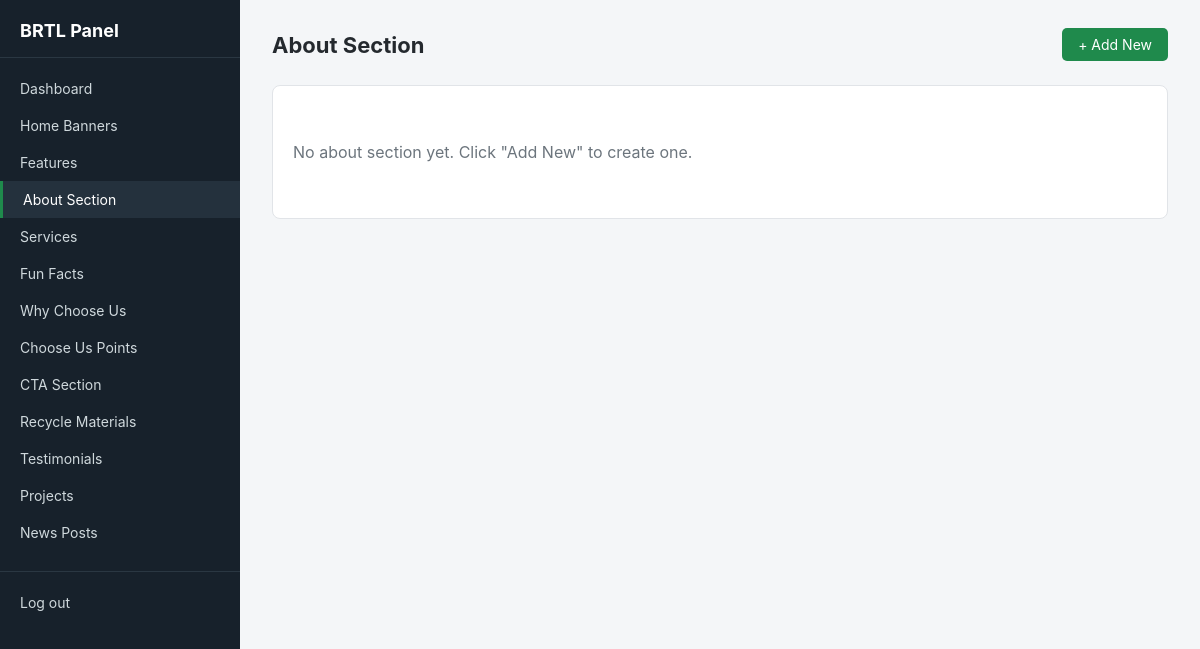
The page /secure/panel/about/ (signed in) on the database as committed earlier.
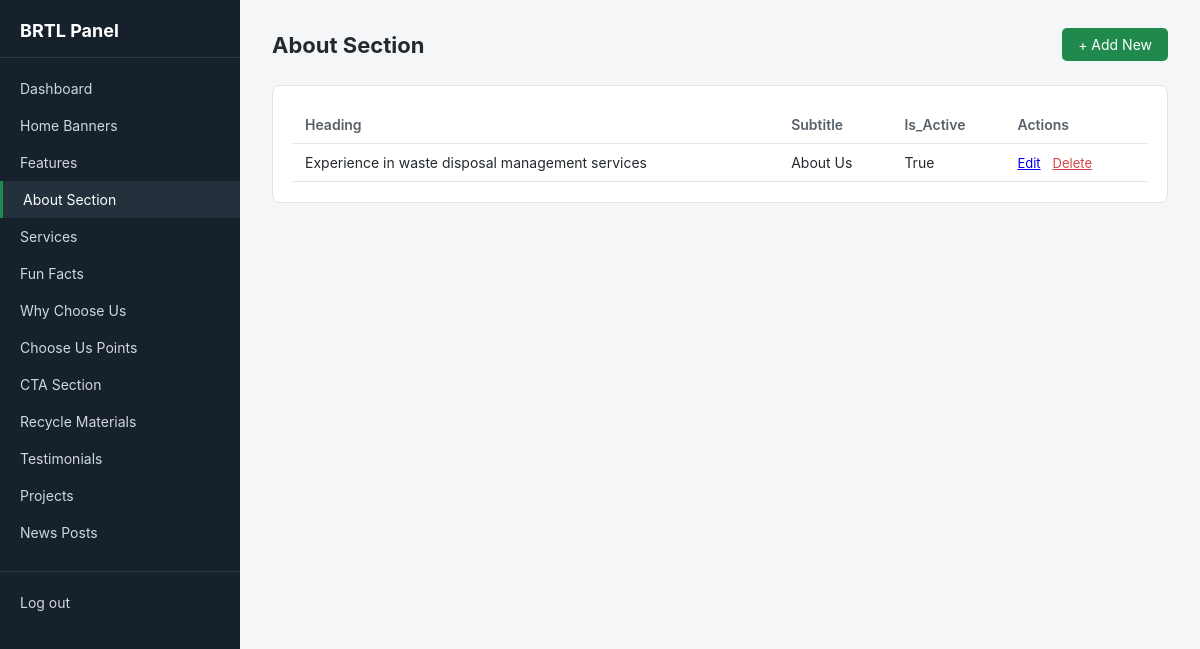
The same page on the database as committed later.
### core/models.py (models this page shows, shortened)
class AboutSection(models.Model):
    subtitle = models.CharField(max_length=100, default='About Us')
    heading = models.CharField(max_length=200)
    description = models.TextField()
    list_item_1 = models.CharField(max_length=100, blank=True)
    list_item_2 = models.CharField(max_length=100, blank=True)
    list_item_3 = models.CharField(max_length=100, blank=True)
    button_text = models.CharField(max_length=50, default='Contact Us')
    button_url = models.CharField(max_length=200, default='/')
    image_1 = models.ImageField(upload_to='about/')
    image_2 = models.ImageField(upload_to='about/')
    image_3 = models.ImageField(upload_to='about/')
    is_active = models.BooleanField(default=True)
    class Meta:
        verbose_name = "About Section"
        verbose_name_plural = "About Section"

### panel/views.py (the view)
# urls.py: path('panel/<str:model_name>/', views.item_list, name='panel_item_list'),
@staff_required
def item_list(request, model_name):
    t = get_template("panel/item_list.html")
    print("Template origin:", t.origin)
    entry = get_registry_entry(model_name)
    Model = entry['model']
    qs = Model.objects.all()
    if hasattr(Model, 'order'):
        qs = qs.order_by('order')
    else:
        qs = qs.order_by('-id')
    return render(request, 'panel/item_list.html', {
        'items': qs,
        'model_name': model_name,
        'label': entry['label'],
        'list_fields': entry['list_fields'],
    })

### panel/context_processors.py (called while the page is built)
def panel_registry(request):
    return {'registry': MODEL_REGISTRY}

### panel/templatetags/panel_extras.py (called while the page is built)
@register.filter
def get_attr(obj, field_name):
    value = getattr(obj, field_name, '')
    if callable(value):
        value = value()
    return value

### panel/views.py (called while the page is built)
def staff_required(view_func):
    @wraps(view_func)
    @login_required(login_url='panel_login')
    def wrapper(request, *args, **kwargs):
        if not request.user.is_staff:
            return redirect('panel_login')
        return view_func(request, *args, **kwargs)
    return wrapper

def get_registry_entry(model_name):
    entry = MODEL_REGISTRY.get(model_name)
    if not entry:
        raise Http404("Unknown model: %s" % model_name)
    return entry

### panel/templates/panel/item_list.html (shortened to what this page needs)
{% extends 'panel/base_panel.html' %}
{% load panel_extras %}
{% block content %}
<div class="topbar">
    <h1>{{ label }}</h1>
    <a href="{% url 'panel_item_create' model_name=model_name %}" class="btn">+ Add New</a>
</div>
<div class="card">
    {% if items %}
    <table>
        <thead>
            <tr>
                {% for field in list_fields %}
                <th>{{ field|title }}</th>
                {% endfor %}
                <th>Actions</th>
            </tr>
        </thead>
        <tbody>
            {% for item in items %}
            <tr>
                {% for field in list_fields %}
                <td>{{ item|get_attr:field }}</td>
                {% endfor %}
                <td class="actions">
                    <a href="{% url 'panel_item_update' model_name=model_name pk=item.pk %}">Edit</a>
                    <a href="{% url 'panel_item_delete' model_name=model_name pk=item.pk %}" style="color:#d64545;">Delete</a>
                </td>
            </tr>
            {% endfor %}
        </tbody>
    </table>
    {% else %}
    <p class="empty">No {{ label|lower }} yet. Click "Add New" to create one.</p>
    {% endif %}
</div>
{% endblock %}

Rows that differ between the two databases and show on the page:
added AboutSection: list_fields "Experience in waste disposal management services" "About Us" "True"
Other text that changed with them:
{{ label|lower }}: "about section" → (not shown)
new list line: "Heading"
new list line: "Subtitle"
new list line: "Is_Active"
text no longer shown: "No yet. Click \"Add New\" to create one."
text now shown: "Actions"
